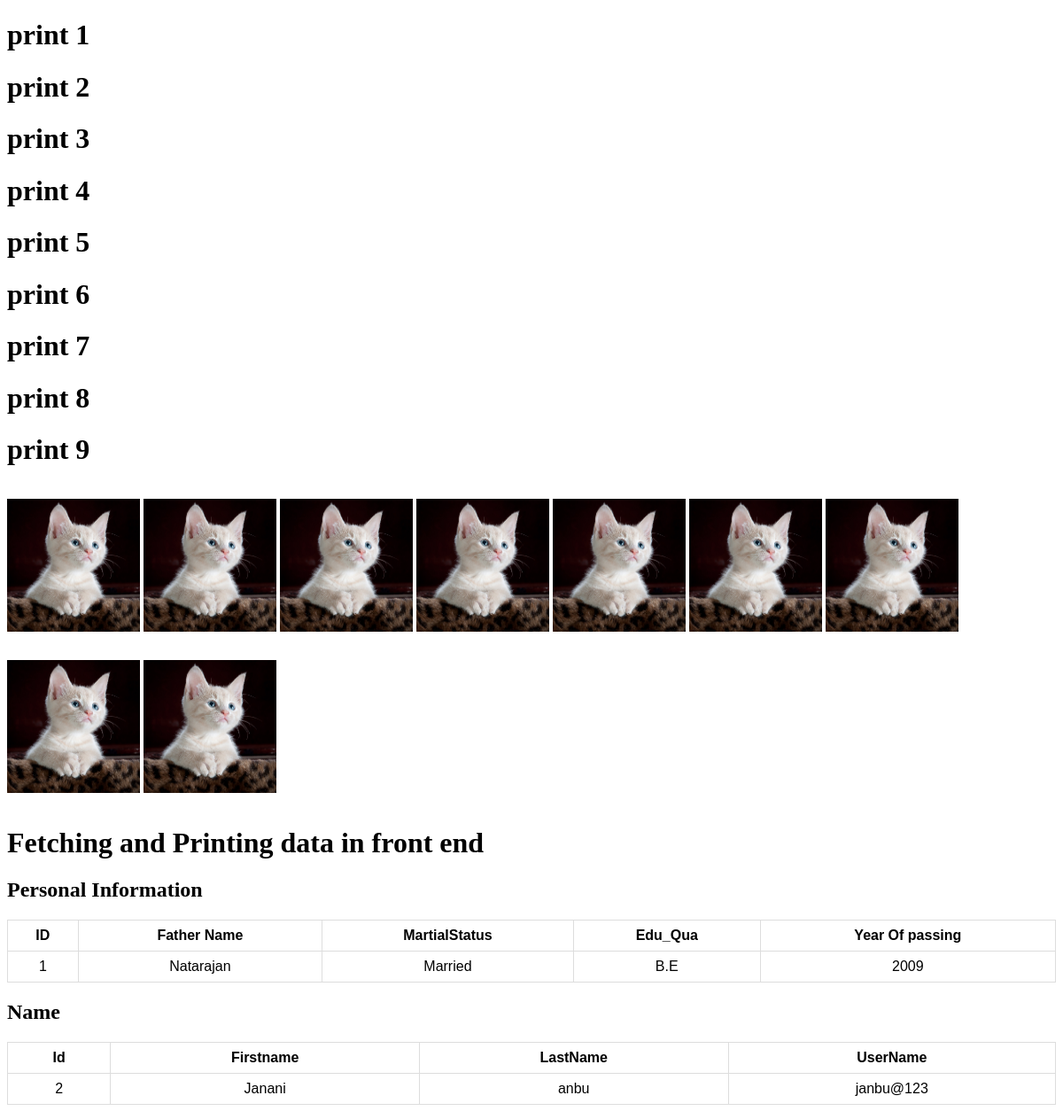
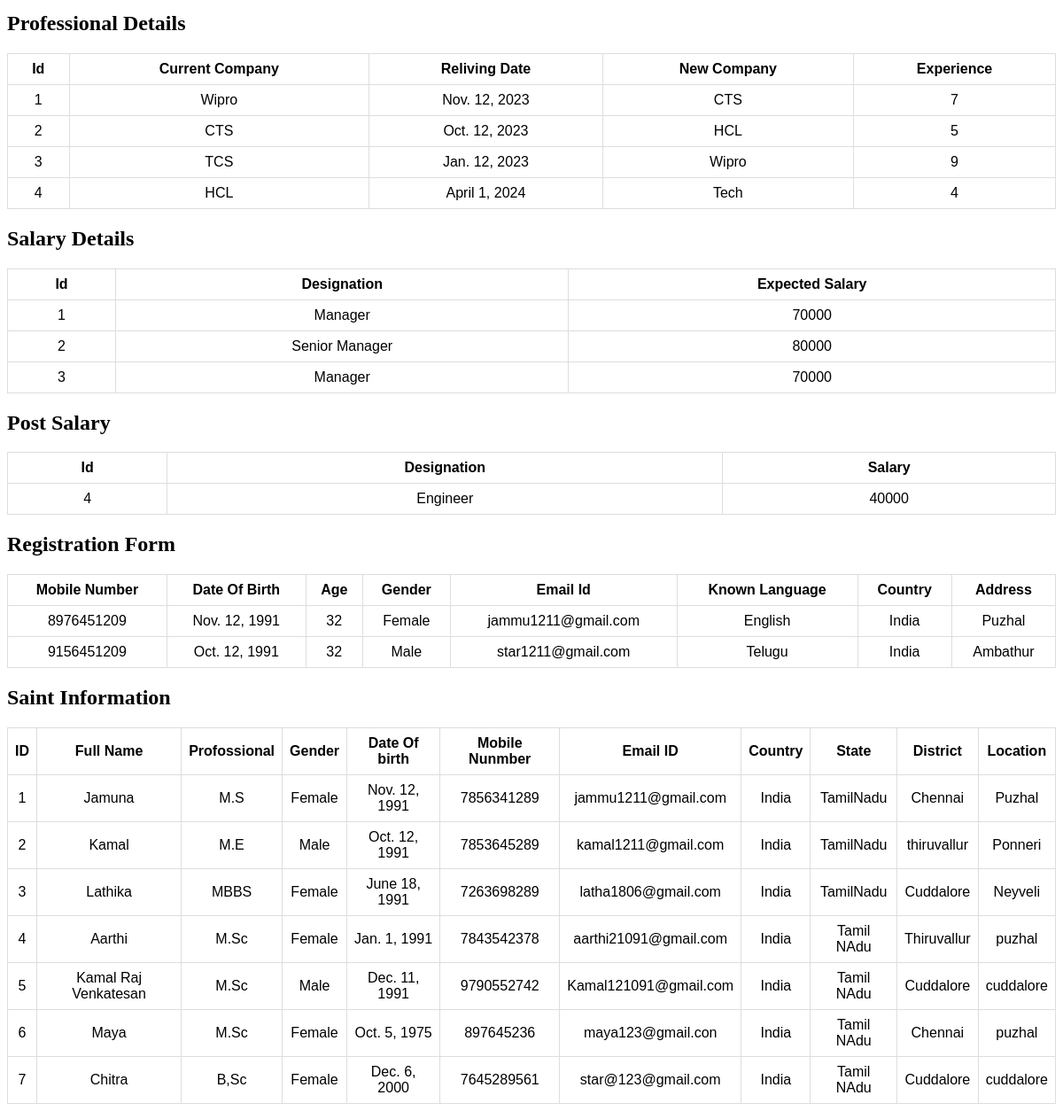
Screenshot of /square/ with the database file from the repository (2 pictures, top to bottom).
### hello/models.py (models this page shows)
class per_info(models.Model):
    FatherName= models.CharField(max_length=16)
    MartialStatus= models.CharField(max_length=17)
    Edu_Qua= models.CharField(max_length=12)
    YearOfPassing = models.IntegerField(null=True)

class name(models.Model):
    fname=models.CharField(max_length=16)
    lname=models.CharField(max_length=11)
    username=models.CharField(unique=True,max_length=16)

class profo_details(models.Model):
    Cur_Company= models.CharField(max_length=17)
    Reliving_Date= models.DateField(null=False)
    New_Company= models.CharField(max_length=15)
    Experience=  models.IntegerField(null=True)

class expec_salary(models.Model):
    Designation= models.CharField(max_length=20)
    expect_salary= models.IntegerField(null=True)

class post_salary(models.Model):
    Designation= models.CharField(max_length=20)
    salary= models.IntegerField(null=True)

class regform(models.Model):
    MobileNumber=models.IntegerField(null=False)
    DateOfBirth=models.DateField(null=False)
    Age=models.IntegerField(null=False)
    Gender=models.CharField(max_length=10)
    EmailID=models.EmailField(unique=False,max_length=21)
    KnownLang= models.CharField(max_length=18)
    Country=models.CharField(max_length=20)
    Address=models.CharField(max_length=45)

class information(models.Model):
    Full_Name= models.CharField(max_length=20)
    Professional=models.CharField(max_length=20)
    Gender=models.CharField(max_length=20)
    DateOfBirth=models.DateField(null=False)
    MobileNumber=models.IntegerField(null=True)
    EmailID=models.EmailField(unique=False,max_length=21)
    Country=models.CharField(max_length=20)
    State=models.CharField(max_length=30)
    District=models.CharField(max_length=30)
    Location=models.CharField(max_length=20)

### hello/views.py (the view)
# urls.py: path("square/",views.square2, name="samp14"),
def square2(request):
    context={
    'range1': range(1,10),
    'range2': range(1,10),
    'fathername': per_info.objects.filter(FatherName__startswith='N'),
    'name': name.objects.filter (Q( fname__endswith='i') & Q(lname__endswith='u')),
    'profo_details': profo_details.objects.all(),
    'expec_salary': expec_salary.objects.filter(expect_salary__range=(70000,80000)),
    'post_salary': post_salary.objects.filter(Designation='Engineer'),
    'regform':regform.objects.filter(Age=32),
    'information' :information.objects.all()
    }
    print(context)
    return render (request, 'squ.html',  context)

### Templates/squ.html (shortened to what this page needs)
{%load static%}
<!DOCTYPE html>
<html lang="en">
<head>
    <link rel="stylesheet" href=" {% static 'divsquare.css' %}">
</head>
<body>
    {% for i in range1 %}
    <h1> print {{i}} </h1>
    {% endfor %}
    {% for image in range2 %}
    <p class="align">
        <img  style=" width:150px; height:150px " src="{% static '/images/cat.jpg' %}">
    </p>
    {%endfor%}
    <h1>Fetching and Printing data in front end</h1>
    <h2>Personal Information</h2>
    <table>
        <tr>
            <th>ID</th>
            <th>Father Name </th>
            <th>MartialStatus </th>
            <th>Edu_Qua </th>
            <th>Year Of passing</th>
        </tr>
        {% for fname in fathername%}
        <tr>
            <td>{{fname.id}}</td>
            <td>{{fname.FatherName}} </td>
            <td>{{fname.MartialStatus}} </td>
            <td>{{fname.Edu_Qua}} </td>
            <td>{{fname.YearOfPassing}}</td>
        </tr>
    {%endfor%}
    </table>
   <h2>Name   </h2>
   <table>
    <tr>
        <th>Id</th>
        <th> Firstname</th>
        <th> LastName</th>
        <th>UserName</th>
    </tr>
    {% for names in name %}
    <tr>
        <td>{{names.id}}</td>
        <td>{{names.fname}}</td>
        <td>{{names.lname}}</td>
        <td>{{names.username}}</td>
    </tr>
    {%endfor%}
   </table>
   <h2>Professional Details   </h2>
   <table>
    <tr>
        <th>Id</th>
        <th> Current Company</th>
        <th> Reliving Date</th>
        <th>New Company</th>
        <th>Experience</th>
    </tr>
    {% for profo in profo_details %}
    <tr>
        <td>{{profo.id}}</td>
        <td>{{profo.Cur_Company}}</td>
        <td>{{profo.Reliving_Date}}</td>
        <td>{{profo.New_Company}}</td>
        <td>{{profo.Experience}}</td>
    </tr>
    {%endfor%}
   </table>
   <h2>Salary Details   </h2>
   <table>
    <tr>
        <th>Id</th>
        <th>Designation</th>
        <th> Expected Salary</th>
     </tr>
     {% for expect in expec_salary %}
     <tr>
        <td>{{expect.id}}</td>
        <td>{{expect.Designation}}</td>
        <td>{{expect.expect_salary}}</td>
     </tr>
     {%endfor%}
   </table>
   <h2>Post Salary  </h2>
   <table>
    <tr>
        <th>Id</th>
        <th>Designation</th>
        <th> Salary</th>
     </tr>
     {% for post in post_salary %}
     <tr>
        <td>{{post.id}}</td>
        <td>{{post.Designation}}</td>
        <td>{{post.salary}}</td>
     </tr>
     {%endfor%}
   </table>
   <h2>Registration Form</h2>
   <table>
       <tr>
           <th>Mobile Number</th>
           <th>Date Of Birth</th>
           <th>Age</th>
           <th>Gender</th>
           <th>Email Id</th>
           <th>Known Language</th>
           <th>Country</th>
           <th>Address</th>
       </tr>
       {% for a in regform %}
       <tr>
        <td>{{a.MobileNumber}}</td>
        <td>{{a.DateOfBirth}}</td>
        <td>{{a.Age}}</td>
        <td>{{a.Gender}}</td>
        <td>{{a.EmailID}}</td>
        <td>{{a.KnownLang}}</td>
        <td>{{a.Country}}</td>
        <td>{{a.Address}}</td>
       </tr>
       {%endfor%}
   </table>
   <h2>Saint Information</h2>
   <table>
       <tr>
           <th>ID</th>
           <th>Full Name</th>
           <th>Profossional</th>
           <th>Gender</th>
           <th>Date Of birth</th>
           <th>Mobile Nunmber</th>
           <th>Email ID</th>
           <th>Country</th>
           <th>State</th>
           <th>District</th>
           <th>Location</th>
       </tr>
       {% for b in information %}
       <tr>
        <td>{{b.id}}</td>
        <td>{{b.Full_Name}}</td>
        <td>{{b.Professional}}</td>
        <td>{{b.Gender}}</td>
        <td>{{b.DateOfBirth}}</td>
        <td>{{b.MobileNumber}}</td>
        <td>{{b.EmailID}}</td>
        <td>{{b.Country}}</td>
        <td>{{b.State}}</td>
        <td>{{b.District}}</td>
        <td>{{b.Location}}</td>
       </tr>
       {%endfor%}
   </table>
</body>
</html>

### static/divsquare.css (style rules this page uses)
.align { display:inline-flex; gap:20px; }

### Templates/squ.html (style rules this page uses)
table { font-family: arial, sans-serif; border-collapse: collapse; width: 100%; }
td, th { border: 1px solid #dddddd; text-align: center; padding: 8px; }

### rows the page displays
per_info: id "1", FatherName "Natarajan", MartialStatus "Married", Edu_Qua "B.E", YearOfPassing "2009"
name: id "2", fname "Janani", lname "anbu", username "janbu@123"
profo_details: id "1", Cur_Company "Wipro", Reliving_Date "Nov. 12, 2023", New_Company "CTS", Experience "7"
profo_details: id "2", Cur_Company "CTS", Reliving_Date "Oct. 12, 2023", New_Company "HCL", Experience "5"
profo_details: id "3", Cur_Company "TCS", Reliving_Date "Jan. 12, 2023", New_Company "Wipro", Experience "9"
profo_details: id "4", Cur_Company "HCL", Reliving_Date "April 1, 2024", New_Company "Tech", Experience "4"
expec_salary: id "1", Designation "Manager", expect_salary "70000"
expec_salary: id "2", Designation "Senior Manager", expect_salary "80000"
expec_salary: id "3", Designation "Manager", expect_salary "70000"
post_salary: id "4", Designation "Engineer", salary "40000"
regform: MobileNumber "8976451209", DateOfBirth "Nov. 12, 1991", Age "32", Gender "Female", EmailID "jammu1211@gmail.com", KnownLang "English", Country "India", Address "Puzhal"
regform: MobileNumber "9156451209", DateOfBirth "Oct. 12, 1991", Age "32", Gender "Male", EmailID "star1211@gmail.com", KnownLang "Telugu", Country "India", Address "Ambathur"
information: id "1", Full_Name "Jamuna", Professional "M.S", Gender "Female", DateOfBirth "Nov. 12, 1991", MobileNumber "7856341289", EmailID "jammu1211@gmail.com", Country "India", State "TamilNadu", District "Chennai", Location "Puzhal"
information: id "2", Full_Name "Kamal", Professional "M.E", Gender "Male", DateOfBirth "Oct. 12, 1991", MobileNumber "7853645289", EmailID "kamal1211@gmail.com", Country "India", State "TamilNadu", District "thiruvallur", Location "Ponneri"
information: id "3", Full_Name "Lathika", Professional "MBBS", Gender "Female", DateOfBirth "June 18, 1991", MobileNumber "7263698289", EmailID "latha1806@gmail.com", Country "India", State "TamilNadu", District "Cuddalore", Location "Neyveli"
information: id "4", Full_Name "Aarthi", Professional "M.Sc", Gender "Female", DateOfBirth "Jan. 1, 1991", MobileNumber "7843542378", EmailID "aarthi21091@gmail.com", Country "India", State "Tamil NAdu", District "Thiruvallur", Location "puzhal"
information: id "5", Full_Name "Kamal Raj Venkatesan", Professional "M.Sc", Gender "Male", DateOfBirth "Dec. 11, 1991", MobileNumber "9790552742", EmailID "Kamal121091@gmail.com", Country "India", State "Tamil NAdu", District "Cuddalore", Location "cuddalore"
information: id "6", Full_Name "Maya", Professional "M.Sc", Gender "Female", DateOfBirth "Oct. 5, 1975", MobileNumber "897645236", EmailID "maya123@gmail.con", Country "India", State "Tamil NAdu", District "Chennai", Location "puzhal"
information: id "7", Full_Name "Chitra", Professional "B,Sc", Gender "Female", DateOfBirth "Dec. 6, 2000", MobileNumber "7645289561", EmailID "star@123@gmail.com", Country "India", State "Tamil NAdu", District "Cuddalore", Location "cuddalore"

### other values shown
{{ i }} "1" "2" "3" "4" "5" "6" "7" "8" "9"
